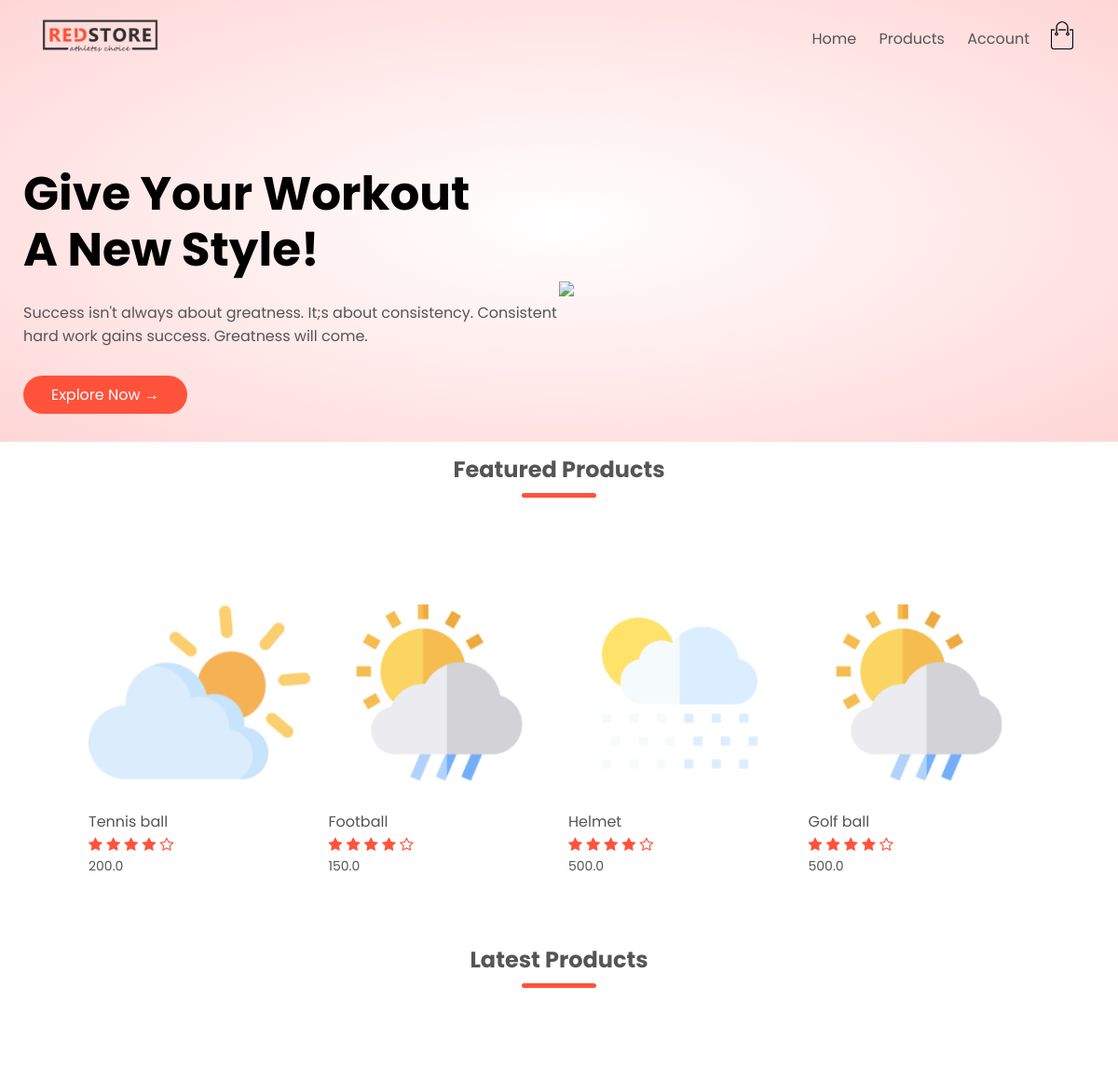
The app's page / (upper part), older data.
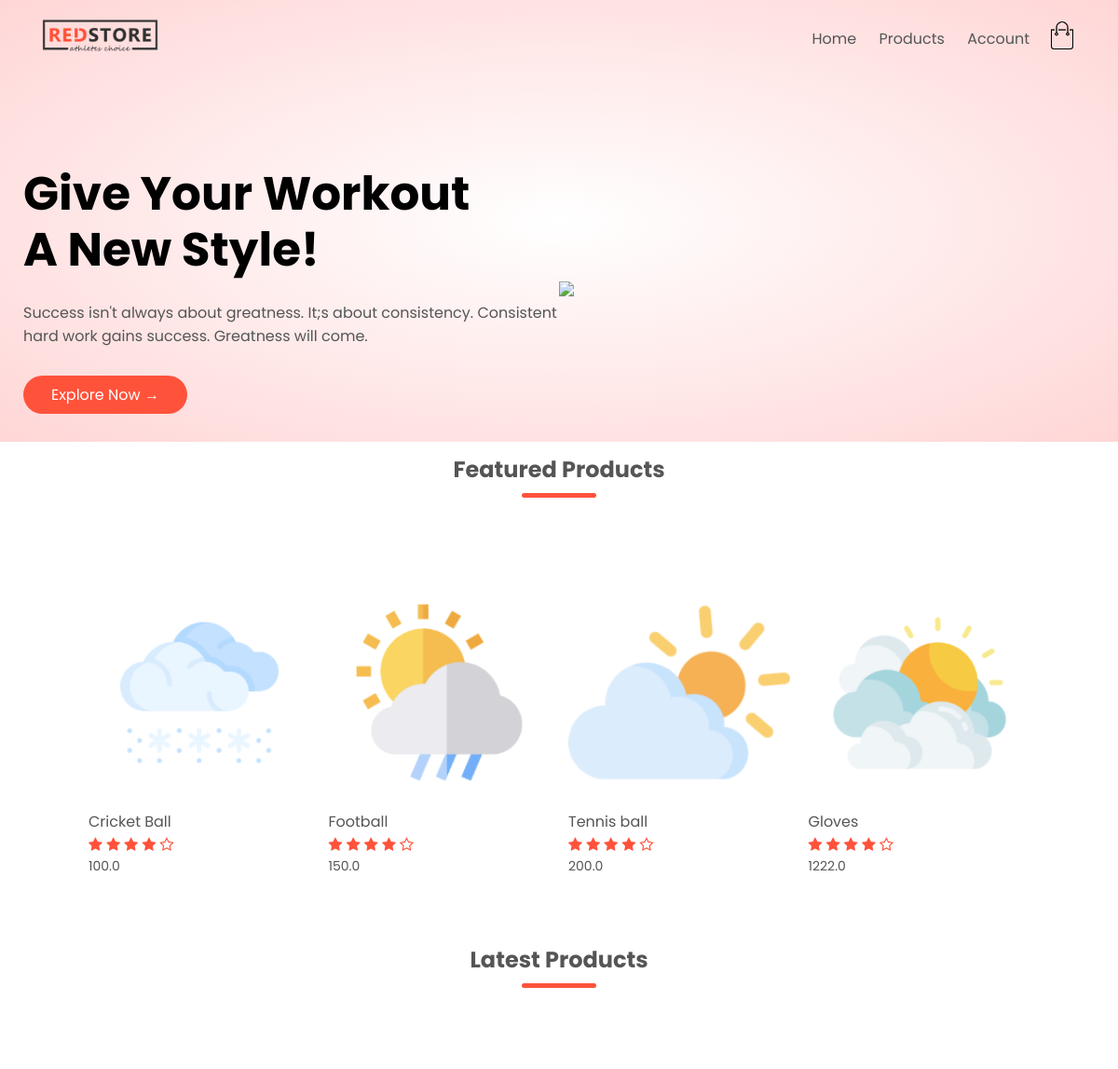
The same page, newer data.
### Products_App/models.py (models this page shows, shortened)
class Product(models.Model):
    LIVE=1
    DELETE=0
    DELETE_CHOICES = (
                      (LIVE,'live'),
                      (DELETE,'delete'),
                     )
    title=models.CharField(max_length=200)
    description=models.TextField()
    price=models.FloatField()
    image=models.ImageField(upload_to='product_img/')
    priority=models.IntegerField(default=0)
    delete_status=models.IntegerField(choices=DELETE_CHOICES,default=LIVE)
    created_at=models.DateTimeField(auto_now_add=True)
    updated_at=models.DateTimeField(auto_now=True)

### Products_App/views.py (the view)
# urls.py: 2. Add a URL to urlpatterns:  path('', views.home, name='home')
def home(request):
    featured_product=Product.objects.order_by('priority')[0:4]
    latest_product=Product.objects.order_by('-created_at')[:4]
    context={
       'featured_product':featured_product,
       'latest_product':latest_product
    }
    return render(request,'website/index.html',context=context)

### templates/website/index.html
{% extends 'website/layout.html' %}
{% load static %}
{% block banner%}
   {% include 'website/content_split/home_banner.html'%}
{% endblock %}
{% block  content %}
    {% include 'website/content_split/home_content.html'%}
{% endblock %}

### templates/website/content_split/home_content.html (shortened to what this page needs)
{% load static %}
<div class="small-container">
        <h2 class="title">Featured Products</h2>
        <div class="row">
            {% for item in featured_product%}
            <div class="col-4">
                <a href="{% url 'product_details' item.id %}"><img src="{{item.image.url}}"></a>
                <h4>{{item.title}}</h4>
                <div class="rating">
                    <i class="fa fa-star"></i>
                    <i class="fa fa-star"></i>
                    <i class="fa fa-star"></i>
                    <i class="fa fa-star"></i>
                    <i class="fa fa-star-o"></i>
                </div>
                <p>{{item.price}}</p>
            </div>
            {% endfor %}
        </div>
        <h2 class="title">Latest Products</h2>
        <div class="row">
            {% for data in latest_product %}
            <div class="col-4">
            </div>
            {% endfor %}
        </div>
    </div>

Row changes from the older to the newer data that the page shows:
no longer on this page (row edited): Product: image (picture), title "Helmet", price "500.0"
no longer on this page (row edited): Product: image (picture), title "Golf ball", price "500.0"
now on this page (row edited): Product: image (picture), title "Cricket Ball", price "100.0", shown under "Featured Products"
changed Product "Football": moves up the list
now on this page (row edited): Product: image (picture), title "Gloves", price "1222.0"
